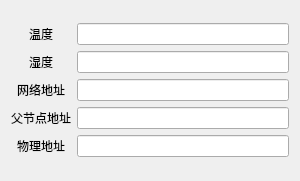
<?xml version="1.0" encoding="UTF-8"?>
<ui version="4.0">
 <class>TempHumi</class>
 <widget class="QWidget" name="TempHumi">
  <property name="geometry">
   <rect>
    <x>0</x>
    <y>0</y>
    <width>300</width>
    <height>181</height>
   </rect>
  </property>
  <property name="windowTitle">
   <string>温度传感器状态</string>
  </property>
  <layout class="QGridLayout" name="gridLayout_2">
   <item row="0" column="0">
    <layout class="QVBoxLayout" name="verticalLayout">
     <item>
      <layout class="QGridLayout" name="gridLayout">
       <item row="0" column="0">
        <widget class="QLabel" name="label">
         <property name="text">
          <string>温度</string>
         </property>
         <property name="alignment">
          <set>Qt::AlignCenter</set>
         </property>
        </widget>
       </item>
       <item row="0" column="1">
        <widget class="QLineEdit" name="tempValueEdit"/>
       </item>
       <item row="1" column="0">
        <widget class="QLabel" name="label_2">
         <property name="text">
          <string>湿度</string>
         </property>
         <property name="alignment">
          <set>Qt::AlignCenter</set>
         </property>
        </widget>
       </item>
       <item row="1" column="1">
        <widget class="QLineEdit" name="hummValueEdit"/>
       </item>
       <item row="2" column="0">
        <widget class="QLabel" name="label_3">
         <property name="text">
          <string>网络地址</string>
         </property>
         <property name="alignment">
          <set>Qt::AlignCenter</set>
         </property>
        </widget>
       </item>
       <item row="2" column="1">
        <widget class="QLineEdit" name="nwkAddrEdit"/>
       </item>
       <item row="3" column="0">
        <widget class="QLabel" name="label_4">
         <property name="text">
          <string>父节点地址</string>
         </property>
         <property name="alignment">
          <set>Qt::AlignCenter</set>
         </property>
        </widget>
       </item>
       <item row="3" column="1">
        <widget class="QLineEdit" name="parAddrEdit"/>
       </item>
       <item row="4" column="0">
        <widget class="QLabel" name="label_5">
         <property name="text">
          <string>物理地址</string>
         </property>
         <property name="alignment">
          <set>Qt::AlignCenter</set>
         </property>
        </widget>
       </item>
       <item row="4" column="1">
        <widget class="QLineEdit" name="hwAddrEdit">
         <property name="cursorPosition">
          <number>0</number>
         </property>
         <property name="readOnly">
          <bool>true</bool>
         </property>
        </widget>
       </item>
      </layout>
     </item>
    </layout>
   </item>
  </layout>
 </widget>
 <layoutdefault spacing="6" margin="11"/>
 <resources/>
 <connections/>
</ui>
